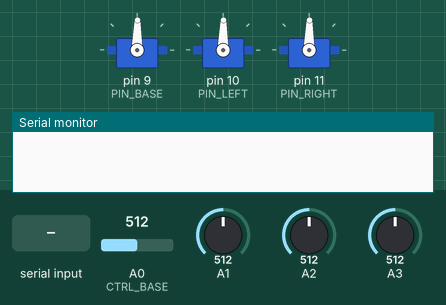
Bench run of a sketch on a simulated Arduino Mega 2560, built with avr-gcc and run on an emulated ATmega2560. Parts: 3 × servo, the last lines printed to the serial monitor. Inputs (shaded band) come from the test bench; at power-on: A0 (CTRL_BASE) = 512, A1 = 512, A2 = 512, A3 = 512.

Above: at 1.3 s.
1.4 s: "A0 :\n" received over the second serial link
At 2.7 s:
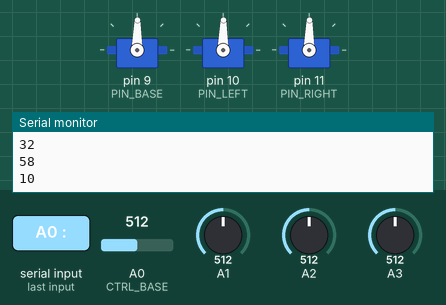
3.0 s: A0 (CTRL_BASE) set to 716
At 4.1 s:
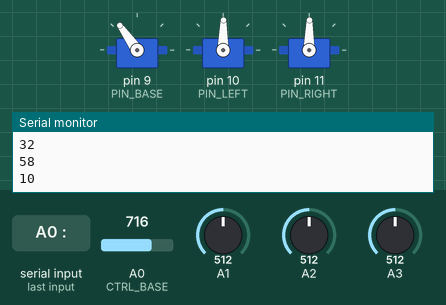
4.5 s: A1 set to 716
At 5.3 s:
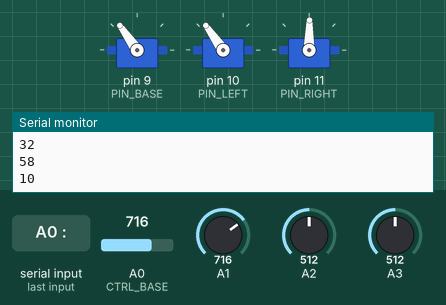
6.0 s: A2 set to 716
At 6.4 s:
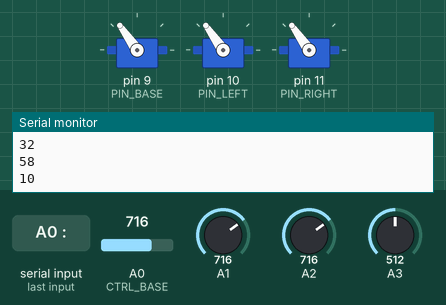
7.5 s: "A1 :\n" received over the second serial link
At 8.8 s:
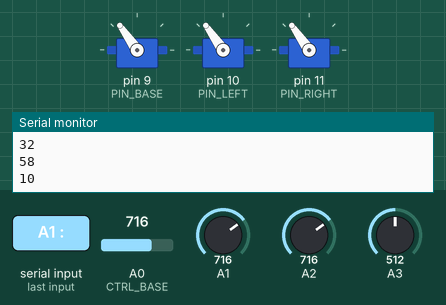
9.1 s: A0 (CTRL_BASE) set to 992
At 10.0 s:
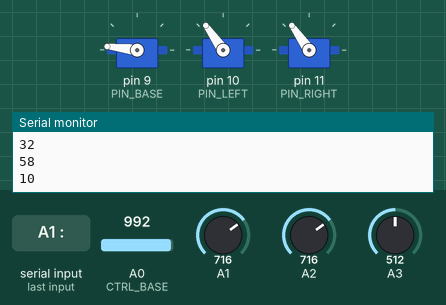
Timing chart, 0 to 11.6 s (numbered marks = the images above; inputs shaded):
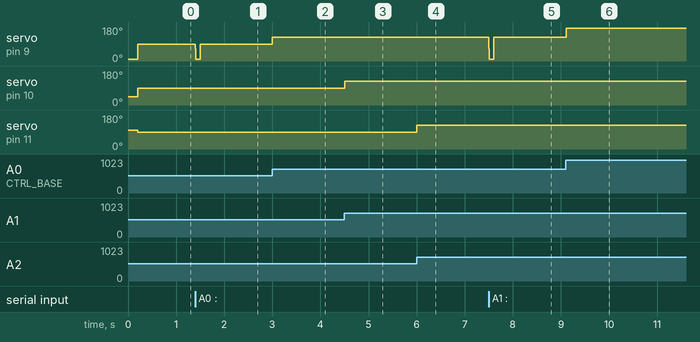

Measured:
- after the input at 1.4 s, servo on pin 9 (PIN_BASE): 89° → 10° at once, → 89° 0.10 s later
- after the input at 3.0 s, servo on pin 9 (PIN_BASE): 89° → 125° at once
- after the input at 4.5 s, servo on pin 10 (PIN_LEFT): 89° → 125° at once
- after the input at 6.0 s, servo on pin 11 (PIN_RIGHT): 89° → 125° at once
- after the input at 7.5 s, servo on pin 9 (PIN_BASE): 125° → 10° at once, → 125° 0.10 s later
- after the input at 9.1 s, servo on pin 9 (PIN_BASE): 125° → 173° at once

The sketch:

printed_arm_control.ino
```cpp
// Test utilisation servomoteur SG90 //
#include <SoftwareSerial.h>
#include <Servo.h>
#define CTRL_BASE  A0
#define CTRL_LEFT  A1
#define CTRL_RIGHT  A2

#define PIN_BASE  9
#define PIN_LEFT  10
#define PIN_RIGHT 11
#define DEBUG_OPT 0
// fil marron => masse
// fil rouge => vdd
// fil orange => pwm
Servo servo_base;  // crÃ©e lâ€™objet pour contrÃ´ler le servomoteur
Servo servo_left;
Servo servo_right;

int bluetoothTx = 3;  // TX-O pin of bluetooth mate, Arduino D2
int bluetoothRx = 2;  // RX-I pin of bluetooth mate, Arduino D3
//PORT COM 12
SoftwareSerial bluetooth(bluetoothTx, bluetoothRx);

int pince_close = 50;
int pince_open = 140;

int led =13;
char dataFromBt;
int start_ms = 0;
int end_ms = 0;
int state = 0;

int pos_base = 0, pos_left, pos_right, pos_hand;    // variable to store the servo position
int val_base, val_left, val_right, val_hand; // variable to store potentiometer

int previous_pos_base = 0;
void setup(){
  pinMode(A0, INPUT);
  pinMode(A1, INPUT);

//#if DEBUG_OPT
  Serial.begin(9600);
  bluetooth.begin(115200);  // The Bluetooth Mate defaults to 115200bps
  bluetooth.print("$");  // Print three times individually
  bluetooth.print("$");
  bluetooth.print("$");  // Enter command mode
  delay(100);  // Short delay, wait for the Mate to send back CMD
  bluetooth.println("U,9600,N");  // Temporarily Change the baudrate to 9600, no parity
  // 115200 can be too fast at times for NewSoftSerial to relay the data reliably
  bluetooth.begin(9600);  // Start bluetooth serial at 9600
//#endif

  servo_base.attach(PIN_BASE);  // utilise la broche 9 pour le contrÃ´le du servomoteur
  servo_left.attach(PIN_LEFT);
  servo_right.attach(PIN_RIGHT);
  start_ms = millis();
  servo_right.write(100);
  servo_left.write(45);
  move_down();
}

void close_finger() {
    servo_base.write(50);
    state = 0;
}


void open_finger() {
    servo_base.write(140);
    state = 1;
}

void hand() {
  end_ms = millis();
  if (end_ms - start_ms >= 1000) {
    start_ms = millis();
    if(state)
      close_finger();
    else
      open_finger();
  }
}

void move_down() {
    servo_base.write(10);
    state = 0;
}


void move_up() {
    servo_base.write(140);
    state = 1;
}


void arm() {
  previous_pos_base = pos_base;
  end_ms = millis();
  if (end_ms - start_ms >= 100) {
    start_ms = millis();
    val_base = analogRead(CTRL_BASE);
    pos_base = map(val_base, 0, 1023, 0, 179);
    servo_base.write(93+(pos_base-previous_pos_base));              // tell servo to go to position in variable 'pos'
    Serial.println(pos_base);
  }
}

int deg[3] = {0, 0, 0};
int rotation = 0;
int poto_mode = 1;
int cpt = 0;
int down, up, left, right;
void loop() {
  previous_pos_base = pos_base;
  end_ms = millis();

  if (end_ms - start_ms >= 100 && poto_mode == 1) {
    start_ms = millis();

    pinMode(A0, INPUT);
    val_base = analogRead(A0);
    pos_base = map(val_base, 0, 1023, 0, 179);
    servo_base.write(pos_base);

    pinMode(A1, INPUT);
    val_left = analogRead(A1);
    pos_left = map(val_left, 0, 1023, 0, 179);
    servo_left.write(pos_left);

    pinMode(A2, INPUT);
    val_right = analogRead(A2);
    pos_right = map(val_right, 0, 1023, 0, 179);
    servo_right.write(pos_right);

    pinMode(A3, INPUT);
    val_hand = analogRead(A3);
    pos_hand = map(val_hand, 0, 1023, 0, 179);


#if DEBUG_OPT
    Serial.print("A0 :");
    Serial.println(pos_base);

    Serial.print("A1 :");
    Serial.println(pos_left);

    Serial.print("A2 :");
    Serial.println(pos_right);

    Serial.print("A3 :");
    Serial.println(pos_hand);
#endif
  }
  if(bluetooth.available()) {
    dataFromBt = (byte) bluetooth.read();
    servo_base.write((int)dataFromBt);
    Serial.println((byte)dataFromBt);
    bluetooth.print((int)dataFromBt);
    byte temp = dataFromBt;

  }
}
```
